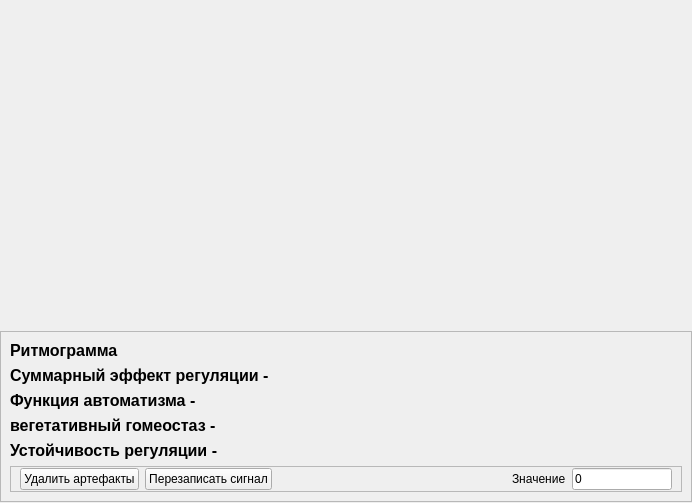
<?xml version="1.0" encoding="UTF-8"?>
<ui version="4.0">
 <class>RitmogramVisualWidget</class>
 <widget class="QWidget" name="RitmogramVisualWidget">
  <property name="geometry">
   <rect>
    <x>0</x>
    <y>0</y>
    <width>692</width>
    <height>503</height>
   </rect>
  </property>
  <property name="windowTitle">
   <string>Form</string>
  </property>
  <layout class="QVBoxLayout" name="verticalLayout_2">
   <property name="spacing">
    <number>1</number>
   </property>
   <property name="leftMargin">
    <number>0</number>
   </property>
   <property name="topMargin">
    <number>1</number>
   </property>
   <property name="rightMargin">
    <number>0</number>
   </property>
   <property name="bottomMargin">
    <number>1</number>
   </property>
   <item>
    <widget class="AreaGraph" name="wgtRitmogram" native="true">
     <property name="mouseTracking">
      <bool>true</bool>
     </property>
    </widget>
   </item>
   <item>
    <widget class="QFrame" name="frResume">
     <property name="sizePolicy">
      <sizepolicy hsizetype="Preferred" vsizetype="Fixed">
       <horstretch>0</horstretch>
       <verstretch>0</verstretch>
      </sizepolicy>
     </property>
     <property name="frameShape">
      <enum>QFrame::StyledPanel</enum>
     </property>
     <property name="frameShadow">
      <enum>QFrame::Raised</enum>
     </property>
     <layout class="QVBoxLayout" name="verticalLayout">
      <item>
       <widget class="QLabel" name="lblPulse">
        <property name="font">
         <font>
          <pointsize>12</pointsize>
          <weight>75</weight>
          <bold>true</bold>
         </font>
        </property>
        <property name="text">
         <string>Ритмограмма</string>
        </property>
       </widget>
      </item>
      <item>
       <widget class="QLabel" name="lblOverallEffectReg">
        <property name="font">
         <font>
          <pointsize>12</pointsize>
          <weight>75</weight>
          <bold>true</bold>
         </font>
        </property>
        <property name="text">
         <string>Суммарный эффект регуляции - </string>
        </property>
       </widget>
      </item>
      <item>
       <widget class="QLabel" name="lblAutomaticFunction">
        <property name="font">
         <font>
          <pointsize>12</pointsize>
          <weight>75</weight>
          <bold>true</bold>
         </font>
        </property>
        <property name="text">
         <string>Функция автоматизма - </string>
        </property>
       </widget>
      </item>
      <item>
       <widget class="QLabel" name="lblVegetativeHomeostasis">
        <property name="font">
         <font>
          <pointsize>12</pointsize>
          <weight>75</weight>
          <bold>true</bold>
         </font>
        </property>
        <property name="text">
         <string>вегетативный гомеостаз - </string>
        </property>
       </widget>
      </item>
      <item>
       <widget class="QLabel" name="lblStabilityRegulation">
        <property name="font">
         <font>
          <pointsize>12</pointsize>
          <weight>75</weight>
          <bold>true</bold>
         </font>
        </property>
        <property name="text">
         <string>Устойчивость регуляции - </string>
        </property>
       </widget>
      </item>
      <item>
       <widget class="QFrame" name="frTools">
        <property name="frameShape">
         <enum>QFrame::StyledPanel</enum>
        </property>
        <property name="frameShadow">
         <enum>QFrame::Raised</enum>
        </property>
        <layout class="QHBoxLayout" name="horizontalLayout">
         <property name="topMargin">
          <number>1</number>
         </property>
         <property name="bottomMargin">
          <number>1</number>
         </property>
         <item>
          <widget class="QPushButton" name="btnDeleteAtf">
           <property name="text">
            <string>Удалить артефакты</string>
           </property>
          </widget>
         </item>
         <item>
          <widget class="QPushButton" name="btnRewrite">
           <property name="text">
            <string>Перезаписать сигнал</string>
           </property>
          </widget>
         </item>
         <item>
          <spacer name="horizontalSpacer">
           <property name="orientation">
            <enum>Qt::Horizontal</enum>
           </property>
           <property name="sizeHint" stdset="0">
            <size>
             <width>40</width>
             <height>20</height>
            </size>
           </property>
          </spacer>
         </item>
         <item>
          <widget class="QLabel" name="lblValue">
           <property name="text">
            <string>Значение</string>
           </property>
          </widget>
         </item>
         <item>
          <widget class="QLineEdit" name="edValue">
           <property name="sizePolicy">
            <sizepolicy hsizetype="Fixed" vsizetype="Fixed">
             <horstretch>0</horstretch>
             <verstretch>0</verstretch>
            </sizepolicy>
           </property>
           <property name="maximumSize">
            <size>
             <width>100</width>
             <height>16777215</height>
            </size>
           </property>
           <property name="text">
            <string>0</string>
           </property>
           <property name="readOnly">
            <bool>true</bool>
           </property>
          </widget>
         </item>
        </layout>
       </widget>
      </item>
     </layout>
    </widget>
   </item>
  </layout>
 </widget>
 <customwidgets>
  <customwidget>
   <class>AreaGraph</class>
   <extends>QWidget</extends>
   <header location="global">areagraph.h</header>
   <container>1</container>
  </customwidget>
 </customwidgets>
 <resources/>
 <connections>
  <connection>
   <sender>btnDeleteAtf</sender>
   <signal>clicked()</signal>
   <receiver>RitmogramVisualWidget</receiver>
   <slot>on_deleteArtifacts()</slot>
   <hints>
    <hint type="sourcelabel">
     <x>89</x>
     <y>482</y>
    </hint>
    <hint type="destinationlabel">
     <x>695</x>
     <y>9</y>
    </hint>
   </hints>
  </connection>
  <connection>
   <sender>btnRewrite</sender>
   <signal>clicked()</signal>
   <receiver>RitmogramVisualWidget</receiver>
   <slot>on_rewriteSignal()</slot>
   <hints>
    <hint type="sourcelabel">
     <x>166</x>
     <y>472</y>
    </hint>
    <hint type="destinationlabel">
     <x>695</x>
     <y>36</y>
    </hint>
   </hints>
  </connection>
 </connections>
 <slots>
  <slot>on_deleteArtifacts()</slot>
  <slot>on_rewriteSignal()</slot>
 </slots>
</ui>
